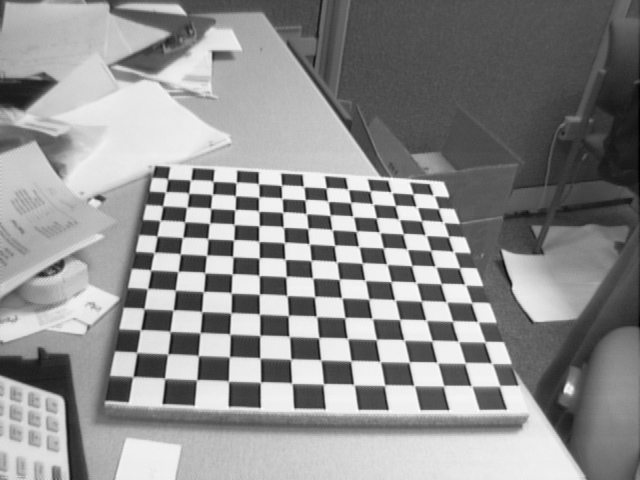
//> input picture Ejercicios/T10/NOTEBOOKS/2-Calibracion_Camara/images/calibration2/Image1.tif, 640 x 480 px
$ ./erosionDilatacion ../../../../T10/NOTEBOOKS/2-Calibracion_Camara/images/calibration2/Image1.tif ../../../../T10/NOTEBOOKS/2-Calibracion_Camara/images/calibration2/Image10.tif   (built with g++ and OpenCV 4)
//> lines starting //> are read from the running program, lines starting //| are printed output that depends on the picture
#include <iostream>
#include <opencv2/opencv.hpp>
#include <opencv2/core.hpp>
#include <opencv2/imgproc.hpp>

using namespace std;
using namespace cv;

// para executar: erosionDilatacion.out imaxe_erosion imaxe_dilatacion

int main(int argc, char** argv){

  //Lemos os argumentos de entrada
  const char* file = argv[1];
  Mat image = imread(file, IMREAD_COLOR);
//> image is the input picture: 480 rows x 640 cols, CV_8UC3; min 1, max 254, mean 142.9

  if(image.empty())
  {
    cout << "Erro lendo a imaxe" << file<< endl;
    return -1;
  }


imshow("imaxe",image);
waitKey(0);

int kSize = 7;
Mat kernel1 = getStructuringElement(cv::MORPH_ELLIPSE,
       cv::Size(kSize, kSize));

imshow("imaxe",image);
waitKey(0);

Mat imageDilated;
dilate(image, imageDilated, kernel1);
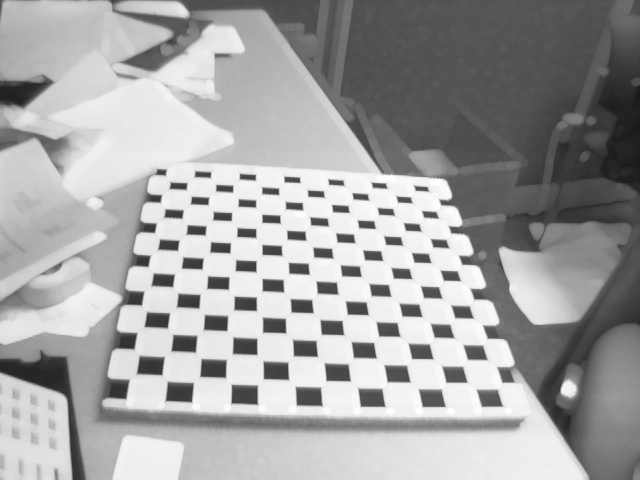
//> imageDilated: 480 rows x 640 cols, CV_8UC3; min 23, max 254, mean 163.4

imshow("imaxe",imageDilated);
waitKey(0);

kSize = 3;
Mat kernel2 = getStructuringElement(cv::MORPH_ELLIPSE,
       cv::Size(kSize, kSize));

imshow("imaxe",kernel2*255);
waitKey(0);

Mat imageDilated1, imageDilated2;
dilate(image, imageDilated1, kernel2, Point(-1,-1), 1);
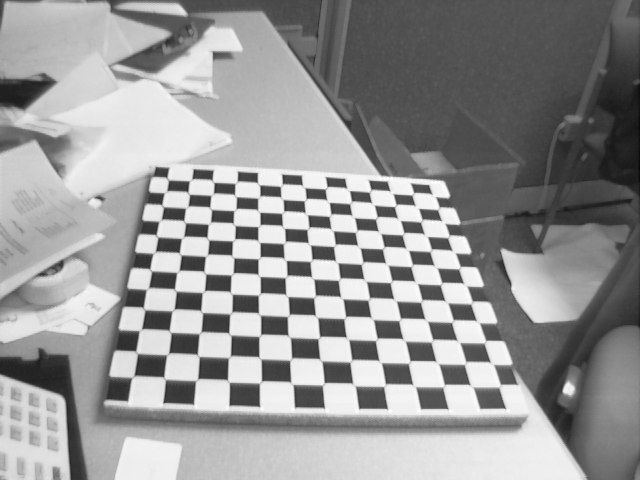
//> imageDilated1: 480 rows x 640 cols, CV_8UC3; min 6, max 254, mean 150.6
dilate(image, imageDilated2, kernel2, Point(-1,-1), 2);
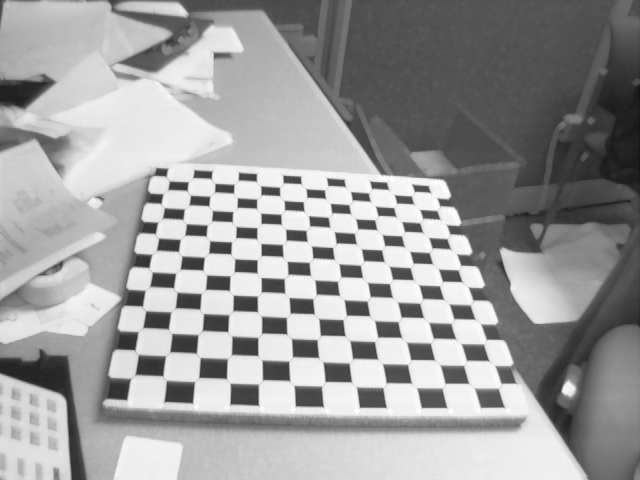
//> imageDilated2: 480 rows x 640 cols, CV_8UC3; min 17, max 254, mean 157

imshow("imaxe",imageDilated1);
waitKey(0);
imshow("imaxe",imageDilated2);
waitKey(0);


// Imaxe pasada pola linha de comandos
file = argv[2];
image = imread(file, IMREAD_COLOR);
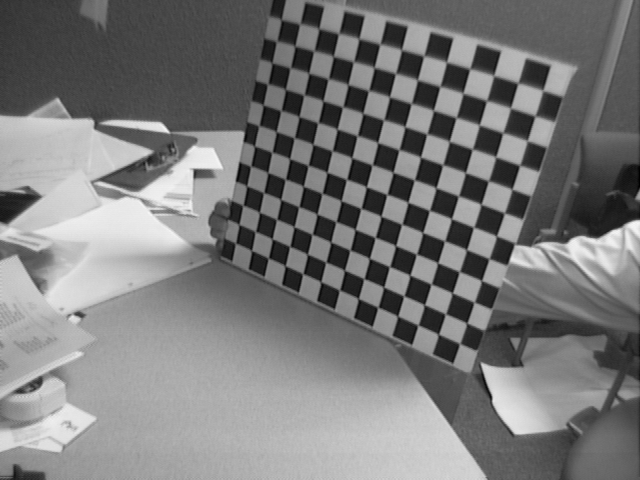
//> input picture Ejercicios/T10/NOTEBOOKS/2-Calibracion_Camara/images/calibration2/Image10.tif, 640 x 480 px
//> image is the input picture: 480 rows x 640 cols, CV_8UC3; min 1, max 246, mean 122.3
if(image.empty())
  {
    cout << "Erro lendo a imaxe" << file<< endl;
    return -1;
  }


imshow("imaxe",image);
waitKey(0);

Mat imageEroded;
//Primeiro parametro imaxe orixinal e segundo o resultado de erosionar
erode(image, imageEroded, kernel1);
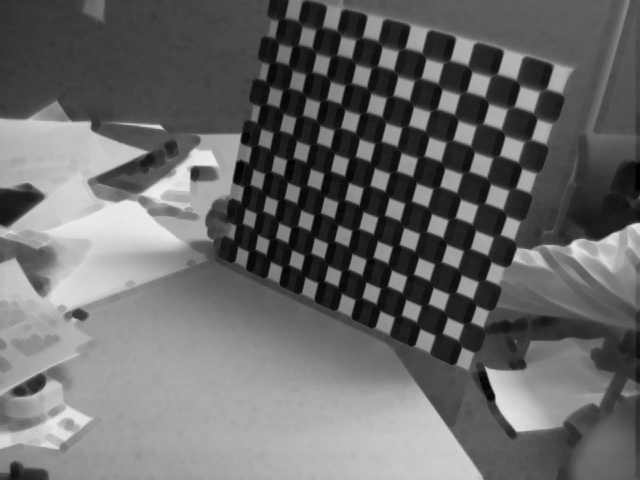
//> imageEroded: 480 rows x 640 cols, CV_8UC3; min 1, max 236, mean 105.4

imshow("imaxe",imageEroded);
waitKey(0);

return 0;
}
